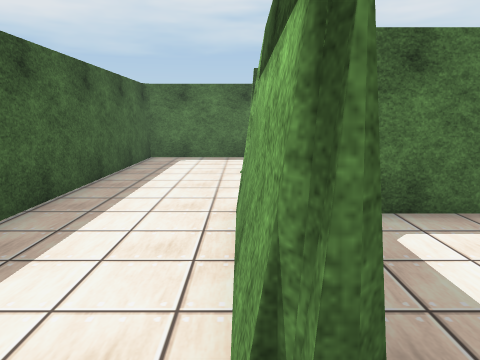
[1] (above)

24 first-person views from a walk through a 3-D level made in the Unity game engine. The camera is 1.5 m above the floor, tilts 10° down and sees 70° across. The floor is counted in squares, 1 m on a side. Each view is taken from the middle of a square. On the plan, view 1 faces up. The plan holds only what a view shows up to about 16 squares ahead; the rest is blank. The place goes on beyond the plan. The player character is not drawn. Some animated figures are not drawn. Some surface patterns are stand-ins.

[2]
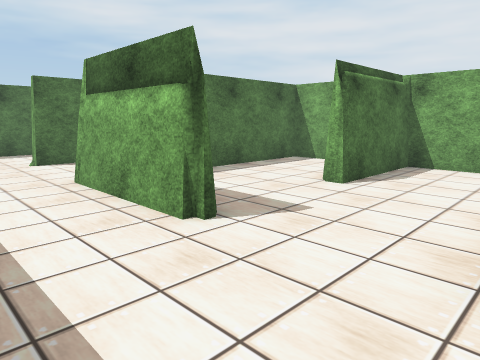

[3]
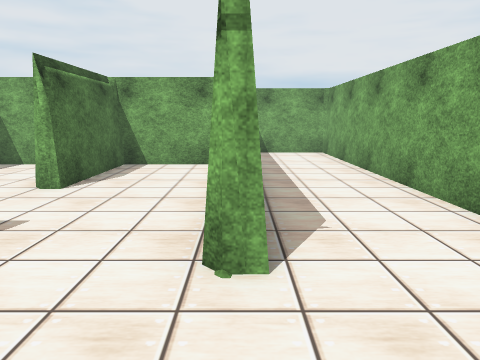

[4]
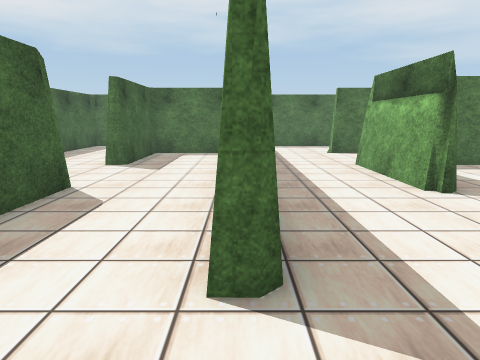

[5]
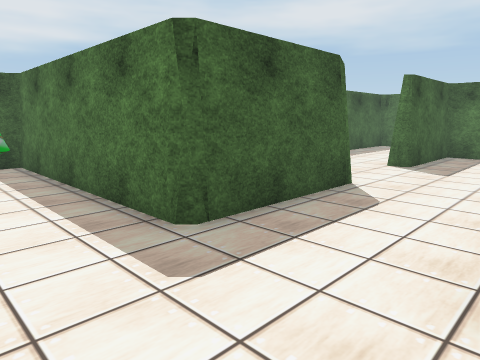

[6]
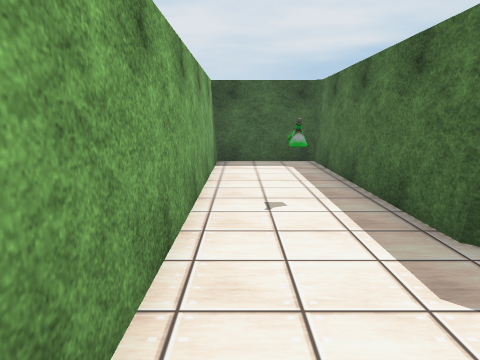

[7]
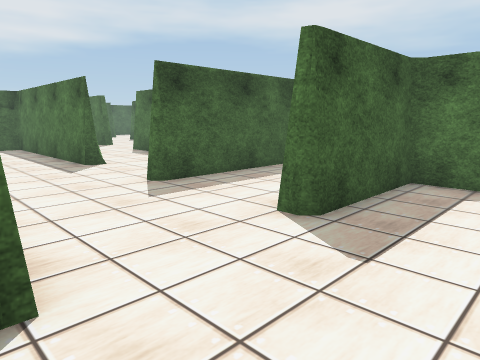

[8]
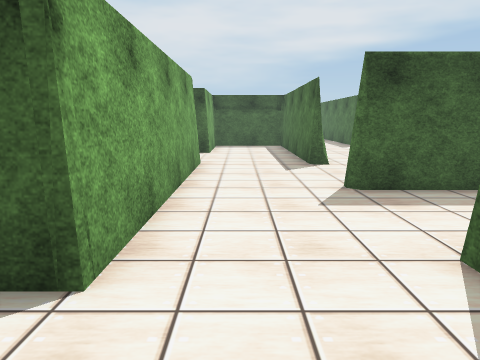

[9]
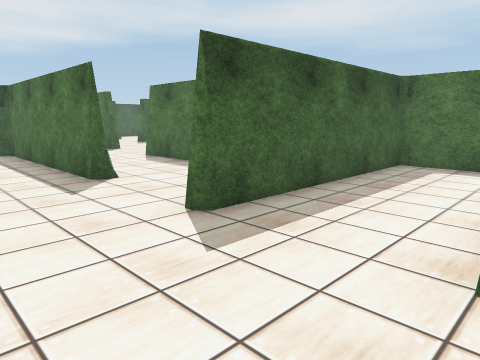

[10]
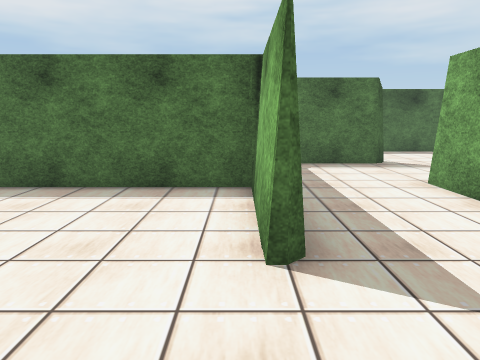

[11]
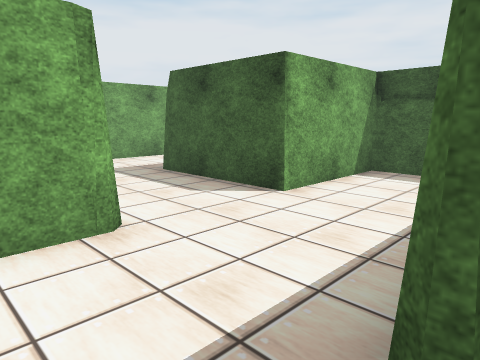

[12]
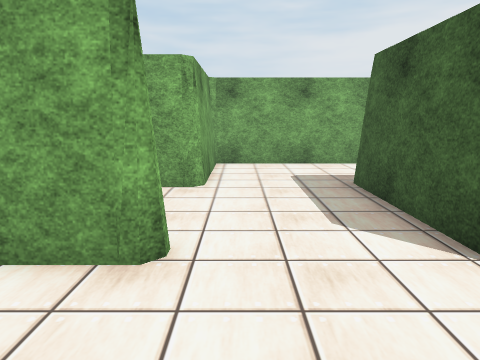

[13]
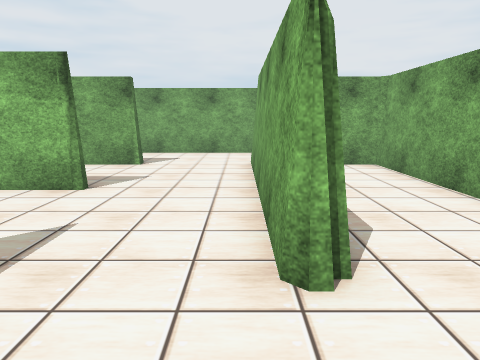

[14]
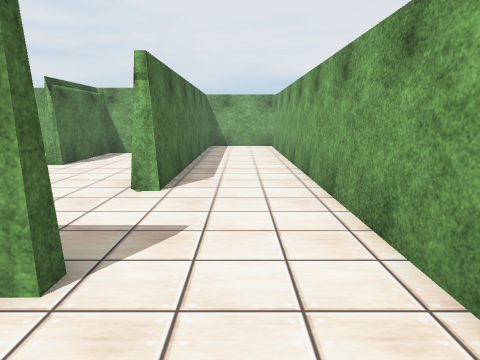

[15]
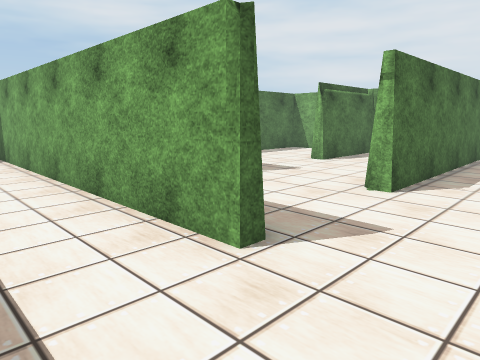

[16]
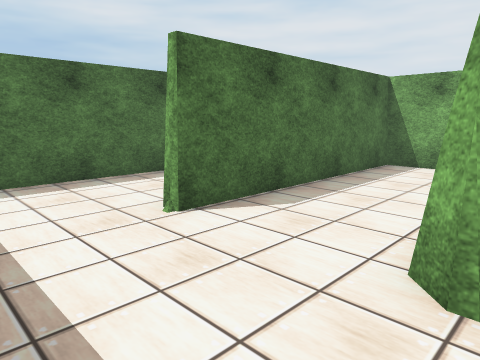

[17]
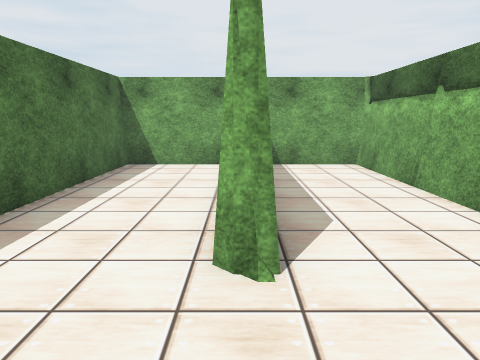

[18]
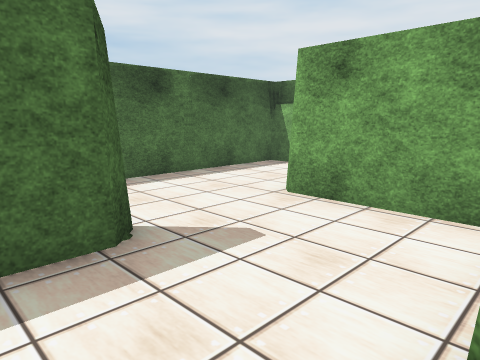

[19]
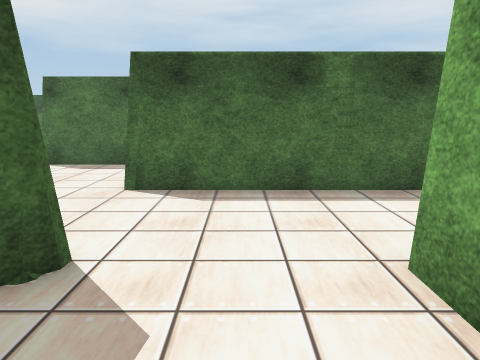

[20]
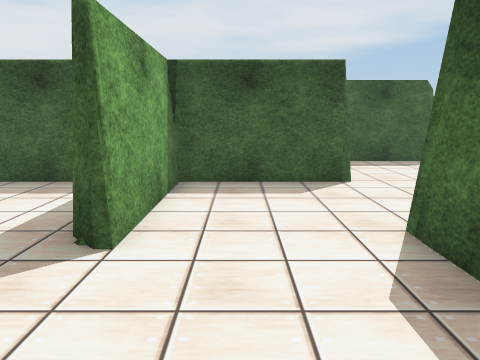

[21]
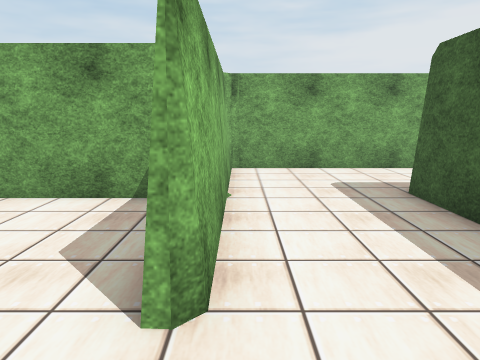

[22]
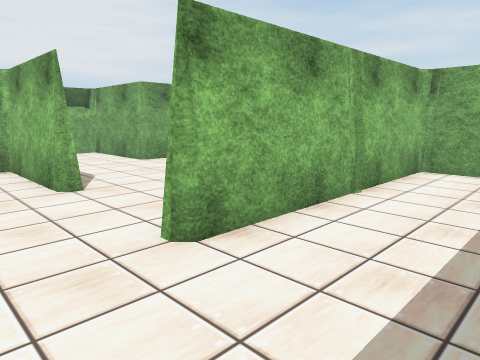

[23]
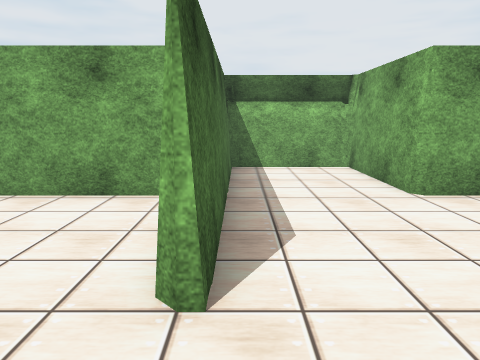

[24]
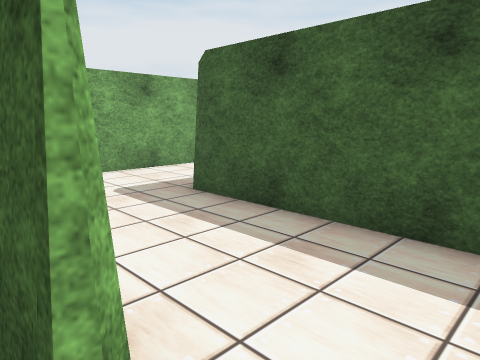

### Floor plan
Points are (right, up) in squares from view 1. A wall is a line through its corners. A room is listed if a view was taken in it or the views show most of it. See-through windows are left out.
Room 1 (views 1, 2, 3, 4, 5, 6, 7, 8, 9, 10, 11, 12, 13, 14, 15, 16, 17, 18, 19, 20, 21, 22, 23, 24)
walls: (-4.9, 9.7) (-7.9, 9.7) (-7.9, 5.5) (-8.4, 5.5) (-8.4, 10.1); (-12.7, 5.4) (-12.7, 9.7) (-21.4, 9.7); (-4.2, 10.9) (-4.2, 14.4) (0, 14.4); (0, 5.5) (0.5, 6); (-7.8, -2.7) (-8.1, -3.2) (-16.6, -3.2) (-16.6, -6.9) (12.9, -6.9) (12.9, -3.8); (0.2, 0.9) (0.2, 5.6); (-3.6, -3) (-3.8, -3.2) (-4.2, -3.2) (-4.2, 9.6); (2.5, 5.9) (8.7, 5.9) (8.7, 9.7) (0.1, 9.7); (-16.6, 6) (-16.6, 5.5) (-23.5, 5.5); (-13.5, -2.7) (-8.4, -2.7) (-8.4, -1.4); (-17, 1.5) (-7.9, 1.5) (-7.9, -3.2); (0.2, 14.4) (0.2, 18.3); (-19.8, 10.2) (-12.7, 10.2) (-12.7, 18.5) (-12.3, 18.8) (-12.3, 14.4) (-7.8, 14.4) (-8.3, 13.9) (-12.3, 13.9) (-12.3, 5.5); (0, 18.3) (-8.6, 18.3) (-8.3, 18.7) (-4.2, 18.7) (-4.2, 21.5); (8.7, 3.8) (8.7, 5.5) (2.1, 5.5); (8.7, 10.5) (8.7, 13.9) (-3.7, 13.9) (-3.7, 5); (-23.5, 1.5) (-20.8, 1.5) (-20.8, -3.1); (8.7, -2.1) (8.7, 1.1) (4.5, 1.1) (4.5, 1.5); (9.2, -3.2) (0.2, -3.2) (0.2, -2.8); (-16.6, 21.5) (-16.6, 14); (-23.5, -6.9) (-17.1, -6.9) (-17.1, -2.7) (-16, -2.7)
low walls: (0, 4.4) (0, 3.5); (0, 3.4) (0, 2.5); (0, 2.4) (0, 1.5); (0, 1.1) (0, 5.5); (0, 14.4) (0, 18.3)
objects: other object (-11, -5)

Positions as (right, up) in squares from view 1, and headings:
1: (0, 0), facing up
2: (-3, -3), facing up-right
3: (-3, -3), facing right
4: (-4, -6), facing up
5: (-4, -6), facing up-left
6: (-4, -6), facing left
7: (-5, 1), facing up-left
8: (-5, 3), facing left
9: (-8, 2), facing up-left
10: (-13, 2), facing up
11: (-15, 6), facing down-left
12: (-18, 5), facing down
13: (-20, 2), facing right
14: (-7, -5), facing right
15: (-7, -6), facing up-right
16: (-3, 5), facing up-right
17: (-3, 10), facing right
18: (-10, 10), facing up-right
19: (-6, 11), facing up
20: (-4, 16), facing left
21: (-13, 21), facing down
22: (-16, 21), facing down-right
23: (-11, 18), facing right
24: (-12, 20), facing down-left
